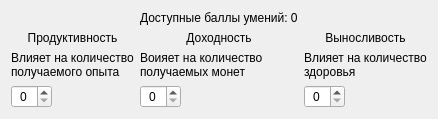
          <widget class="QWidget" name="skills_tab">
           <attribute name="title">
            <string>Умения</string>
           </attribute>
           <layout class="QGridLayout" name="gridLayout_7">
            <item row="3" column="0">
             <widget class="QSpinBox" name="productivity_skill_points">
              <property name="accessibleName">
               <string>Продуктивность</string>
              </property>
              <property name="sizePolicy">
               <sizepolicy hsizetype="Fixed" vsizetype="Fixed">
                <horstretch>0</horstretch>
                <verstretch>0</verstretch>
               </sizepolicy>
              </property>
              <property name="font">
               <font>
                <family>Arial</family>
               </font>
              </property>
              <property name="alignment">
               <set>Qt::AlignmentFlag::AlignCenter</set>
              </property>
             </widget>
            </item>
            <item row="2" column="1">
             <widget class="QLabel" name="skill_description_profitability">
              <property name="font">
               <font>
                <family>Arial</family>
               </font>
              </property>
              <property name="text">
               <string>Воияет на количество получаемых монет</string>
              </property>
              <property name="wordWrap">
               <bool>true</bool>
              </property>
             </widget>
            </item>
            <item row="1" column="1">
             <widget class="QLabel" name="label_7">
              <property name="font">
               <font>
                <family>Arial</family>
               </font>
              </property>
              <property name="text">
               <string>Доходность</string>
              </property>
              <property name="alignment">
               <set>Qt::AlignmentFlag::AlignCenter</set>
              </property>
             </widget>
            </item>
            <item row="2" column="2">
             <widget class="QLabel" name="endurance_skill_description">
              <property name="font">
               <font>
                <family>Arial</family>
               </font>
              </property>
              <property name="text">
               <string>Влияет на количество здоровья</string>
              </property>
              <property name="wordWrap">
               <bool>true</bool>
              </property>
             </widget>
            </item>
            <item row="3" column="1">
             <widget class="QSpinBox" name="skill_points_profitability">
              <property name="accessibleName">
               <string>Рентабельность</string>
              </property>
              <property name="sizePolicy">
               <sizepolicy hsizetype="Fixed" vsizetype="Fixed">
                <horstretch>0</horstretch>
                <verstretch>0</verstretch>
               </sizepolicy>
              </property>
              <property name="font">
               <font>
                <family>Arial</family>
                <hintingpreference>PreferDefaultHinting</hintingpreference>
               </font>
              </property>
              <property name="layoutDirection">
               <enum>Qt::LayoutDirection::LeftToRight</enum>
              </property>
              <property name="alignment">
               <set>Qt::AlignmentFlag::AlignCenter</set>
              </property>
             </widget>
            </item>
            <item row="2" column="0">
             <widget class="QLabel" name="skill_description_productivity">
              <property name="font">
               <font>
                <family>Arial</family>
               </font>
              </property>
              <property name="text">
               <string>Влияет на количество получаемого опыта</string>
              </property>
              <property name="wordWrap">
               <bool>true</bool>
              </property>
             </widget>
            </item>
            <item row="1" column="2">
             <widget class="QLabel" name="label_8">
              <property name="font">
               <font>
                <family>Arial</family>
               </font>
              </property>
              <property name="text">
               <string>Выносливость</string>
              </property>
              <property name="alignment">
               <set>Qt::AlignmentFlag::AlignCenter</set>
              </property>
             </widget>
            </item>
            <item row="3" column="2">
             <widget class="QSpinBox" name="endurance_skill_points">
              <property name="accessibleName">
               <string>Выносливость</string>
              </property>
              <property name="sizePolicy">
               <sizepolicy hsizetype="Maximum" vsizetype="Fixed">
                <horstretch>0</horstretch>
                <verstretch>0</verstretch>
               </sizepolicy>
              </property>
              <property name="font">
               <font>
                <family>Arial</family>
               </font>
              </property>
              <property name="alignment">
               <set>Qt::AlignmentFlag::AlignCenter</set>
              </property>
             </widget>
            </item>
            <item row="1" column="0">
             <widget class="QLabel" name="label_6">
              <property name="font">
               <font>
                <family>Arial</family>
               </font>
              </property>
              <property name="text">
               <string>Продуктивность</string>
              </property>
              <property name="alignment">
               <set>Qt::AlignmentFlag::AlignCenter</set>
              </property>
             </widget>
            </item>
            <item row="0" column="1">
             <widget class="QLabel" name="available_skill_points">
              <property name="font">
               <font>
                <family>Arial</family>
               </font>
              </property>
              <property name="text">
               <string>Доступные баллы умений: 0</string>
              </property>
             </widget>
            </item>
           </layout>
          </widget>
